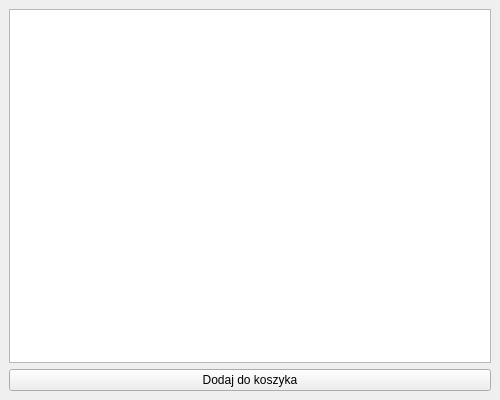
<?xml version="1.0" encoding="UTF-8"?>
<ui version="4.0">
 <class>StoreWindow</class>
 <widget class="QMainWindow" name="StoreWindow">
<property name="minimumSize">
 <size>
  <width>500</width>
  <height>400</height>
 </size>
</property>
<property name="maximumSize">
 <size>
  <width>16777215</width>
  <height>16777215</height>
 </size>
</property>
  <property name="windowTitle">
   <string>Sklep</string>
  </property>
  <widget class="QWidget" name="centralwidget">
   <layout class="QVBoxLayout" name="verticalLayout">
    <item>
     <widget class="QListWidget" name="listWidgetStore"/>
    </item>
    <item>
     <widget class="QPushButton" name="pushButtonAddToCart">
      <property name="text">
       <string>Dodaj do koszyka</string>
      </property>
     </widget>
    </item>
   </layout>
  </widget>
 </widget>
 <resources/>
 <connections/>
</ui>
